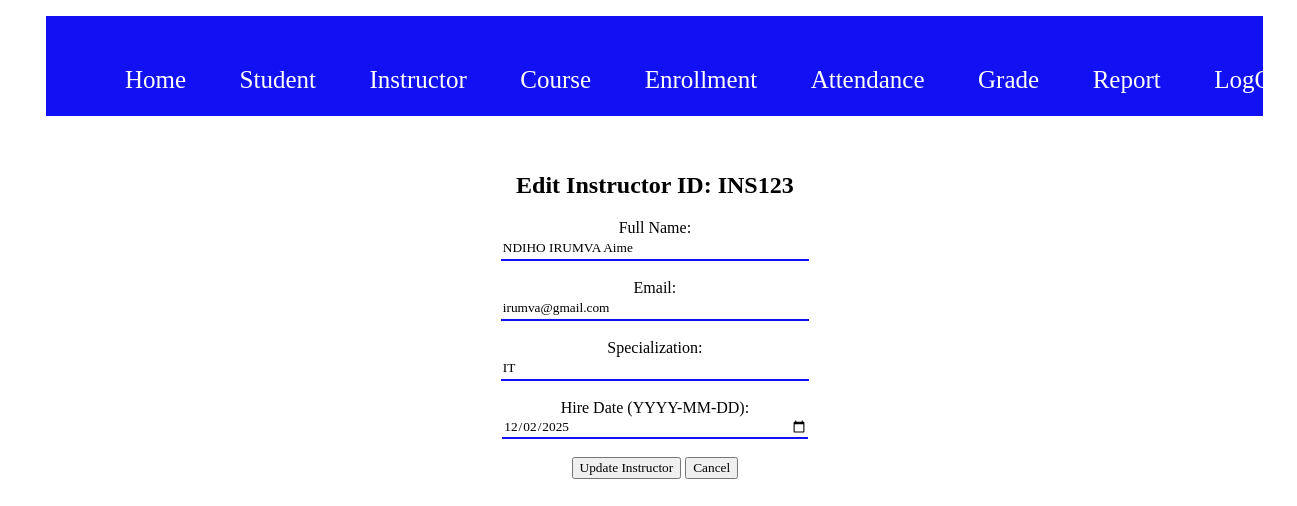
Page /EditInstructor.php?id=INS123 (signed in) on the committed database.
### tables this page shows
CREATE TABLE `instructor` (
  `Instructor_Id` varchar(10) NOT NULL,
  `Full_Name` varchar(200) NOT NULL,
  `Gender` varchar(15) NOT NULL,
  `Email` varchar(100) NOT NULL,
  `Specialization` varchar(50) NOT NULL,
  `Hire_Date` date NOT NULL
);

### EditInstructor.php (the view, shortened to what this page needs)
<?php
require 'db.php';
$id = trim(htmlspecialchars($_GET['id'] ?? ''));
$instructor = null;
if (empty($id)) {
    $message = "Invalid ID.";
} else {
    $stmt = $conn->prepare("SELECT * FROM `instructor` WHERE Instructor_Id = ?");
    $stmt->bind_param("s", $id);
    $stmt->execute();
    $result = $stmt->get_result();
    $instructor = $result->fetch_assoc();
}
?>
<!DOCTYPE html>
<html>
<head>
    <link rel="stylesheet" href="style.css">
</head>
<body>
<div class="header">
    <div class="navbar">
        <ul>
            <li><a href="index.php">Home</a></li>
            <li><a href="#">Student</a>
            </li>
            <li><a href="#">Instructor</a>
            </li>
            <li><a href="#">Course</a>
            </li>
            <li><a href="#">Enrollment</a>
            </li>
            <li><a href="#">Attendance</a>
            </li>
            <li><a href="#">Grade</a>
            </li>
            <li><a href="#">Report</a>
            </li>
            <li><a href="logout.php">LogOut</a></li>
        </ul>
    </div>
</div>
<div class="content">
    <center><br><br>
        <h2>Edit Instructor ID: <?php echo htmlspecialchars($id); ?></h2>
        <?php if ($instructor): ?>
            <form method="POST">
                <label>Full Name:</label><br>
                <input type="text" name="Full_Name" value="<?php echo htmlspecialchars($instructor['Full_Name']); ?>" required><br><br>
                <label>Email:</label><br>
                <input type="email" name="Email" value="<?php echo htmlspecialchars($instructor['Email']); ?>" required><br><br>
                <label>Specialization:</label><br>
                <input type="text" name="Specialization" value="<?php echo htmlspecialchars($instructor['Specialization']); ?>"><br><br>
                <label>Hire Date (YYYY-MM-DD):</label><br>
                <input type="date" name="Hire_Date" value="<?php echo htmlspecialchars($instructor['Hire_Date']); ?>"><br><br>
                <button type="submit">Update Instructor</button>
                <a href="VInstructor.php"><button type="button">Cancel</button></a>
            </form>
        <?php endif; ?>
    </center>
</div>
<div class="footer">
</div>
</body>
</html>

### style.css (style rules this page uses)
* { font-family: cursive; text-decoration: none; }
.header { width: 95%; margin-left: 3%; height: 100px; background-color: rgb(17, 17, 243); }
.navbar { width: 100%; }
.navbar ul { display: flex; list-style: none; }
.navbar ul li { margin-left: 2%; font-size: 25px; margin-top: 50px; }
.navbar ul li a { padding: 15px; color: white; }
.content { width: 95%; height: auto; margin-left: 3%; border-radius: 20px; }
input[type="text"], input[type="number"], input[type="email"], input[type="password"], input[type="date"] { width: 25%; height: 20px; border-top: none; border-left: none; border-right: none; border-bottom: 2px solid rgb(17, 17, 243); }
.footer { width: 100%; height: 60px; }

### rows in the picture
instructor: Full_Name "NDIHO IRUMVA Aime", Email "irumva@gmail.com", Specialization "IT", Hire_Date "12/02/2025"

### other values in the picture
$id "INS123"
